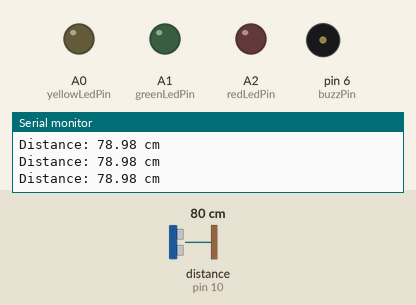
Bench run of a sketch on a simulated Arduino Uno, built with avr-gcc and run on an emulated ATmega328P. On the bench: output pins drawn as LEDs (lit = HIGH), buzzer (waves = sounding, pin HIGH), the last lines printed to the serial monitor. Wiring (inferred from the names in the program): ultrasonic range finder: trigger pin 11; echo pin 10. The test bench sets the inputs (shaded band); at power-on: distance to the obstacle (sensor on pin 10) 80 cm. The echo pulse lasts 58.3 µs per cm; pins used as bus, display or sensor lines are not drawn.

Above: at 1.2 s.
1.3 s: distance to the obstacle (sensor on pin 10) set to 66 cm
At 1.3 s:
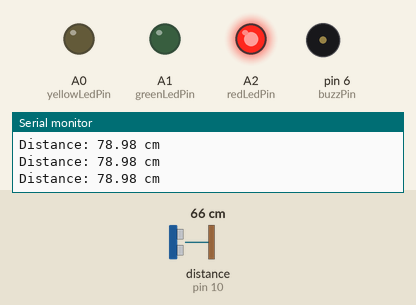
2.8 s: distance to the obstacle (sensor on pin 10) set to 57 cm
At 3.1 s:
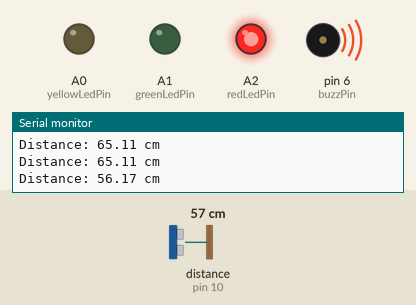
5.8 s: distance to the obstacle (sensor on pin 10) set to 33 cm
8.8 s: distance to the obstacle (sensor on pin 10) set to 29 cm
At 10.13 s:
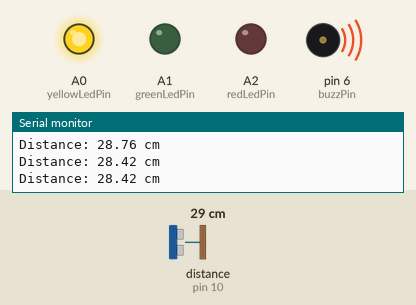
11.8 s: distance to the obstacle (sensor on pin 10) set to 18 cm
14.8 s: distance to the obstacle (sensor on pin 10) set to 14 cm
At 15.64 s:
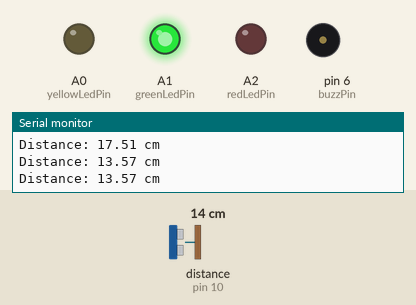
Timing chart, 0 to 18.8 s (numbered marks = the images above; inputs shaded):
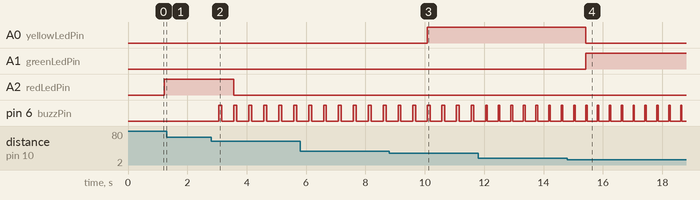

The sketch:

Reverse_car_Parking_Code.ino
```cpp
const int trigPin = 11;
const int echoPin = 10;
const int buzzPin = 6;
const int redLedPin = A2;     // Digital pin 7 connected to the red LED
const int greenLedPin = A1;   // Digital pin 8 connected to the green LED
const int yellowLedPin = A0;  // Digital pin 9 connected to the yellow LED

long duration;
float distance;
int beepDuration;

// Variables to store the current state of LEDs
bool isRedLedOn = false;
bool isGreenLedOn = false;
bool isYellowLedOn = false;

unsigned long lastLedChangeTime = 0;
unsigned long ledChangeBufferDuration = 1000; // Buffer duration in milliseconds (adjust as needed)

void setup()
{
  pinMode(trigPin, OUTPUT);
  pinMode(echoPin, INPUT);
  pinMode(buzzPin, OUTPUT);
  pinMode(redLedPin, OUTPUT);
  pinMode(greenLedPin, OUTPUT);
  pinMode(yellowLedPin, OUTPUT);

  Serial.begin(9600); // Start serial communication at 9600 bps
}

void loop()
{
  digitalWrite(trigPin, LOW);
  delayMicroseconds(2);
  digitalWrite(trigPin, HIGH);
  delayMicroseconds(10);
  digitalWrite(trigPin, LOW);

  duration = pulseIn(echoPin, HIGH);
  distance = 0.034 * (duration / 2);

  Serial.print("Distance: ");
  Serial.print(distance);
  Serial.println(" cm");

  // Map the distance to the beep duration range (adjust these values as needed)
  int maxDistance = 30; // cm
  int minDistance = 0;  // cm
  int maxBeepDuration = 100; // milliseconds
  int minBeepDuration = 10;  // milliseconds

  // Map the distance value to the corresponding beep duration
  beepDuration = map(distance, minDistance, maxDistance, minBeepDuration, maxBeepDuration);

  // Ensure that the beep duration stays within the desired range
  beepDuration = constrain(beepDuration, minBeepDuration, maxBeepDuration);

  // Control LEDs based on distance with change buffer
  unsigned long currentTime = millis();
  if (currentTime - lastLedChangeTime >= ledChangeBufferDuration) {
    // Reset LED states after the buffer duration
    isRedLedOn = false;
    isGreenLedOn = false;
    isYellowLedOn = false;

    if (distance < 15)
    {
      isGreenLedOn = true;   // Red LED ON
      digitalWrite(redLedPin, LOW);   // Turn off green LED
      digitalWrite(yellowLedPin, LOW);  // Turn off yellow LED
    }
    else if (distance >= 15 && distance < 30)
    {
      isYellowLedOn = true;   // Yellow LED ON
      digitalWrite(redLedPin, LOW);     // Turn off red LED
      digitalWrite(greenLedPin, LOW);   // Turn off green LED
    }
    else if (distance >= 60)
    {
      isRedLedOn = true;   // Green LED ON
      digitalWrite(greenLedPin, LOW);     // Turn off red LED
      digitalWrite(yellowLedPin, LOW);  // Turn off yellow LED
    }

    // Update the LEDs based on their state
    digitalWrite(redLedPin, isRedLedOn);
    digitalWrite(greenLedPin, isGreenLedOn);
    digitalWrite(yellowLedPin, isYellowLedOn);

    // Update the last led change time
    lastLedChangeTime = currentTime;
  }

  // Beep the buzzer based on the beepDuration
  if (distance < 60)
  {
    digitalWrite(buzzPin, HIGH);
    delay(beepDuration);
    digitalWrite(buzzPin, LOW);
    delay(beepDuration);
  }
  else
  {
    digitalWrite(buzzPin, LOW);
  }

  delay(300);
}
```

Measured:
- the behaviour switches between 61 and 60 cm on distance to the obstacle (sensor on pin 10) (found by bisection; images 1 and 2)
- the behaviour switches between 31 and 30 cm on distance to the obstacle (sensor on pin 10) (found by bisection; images 2 and 3)
- the behaviour switches between 16 and 15 cm on distance to the obstacle (sensor on pin 10) (found by bisection; images 3 and 4)
- after the input at 2.8 s, A2 (redLedPin): HIGH → LOW after 0.76 s; pin 6 (buzzPin): alternates HIGH for 0.10 s and LOW for 0.40 s, starting after 0.26 s
- after the input at 8.8 s, A0 (yellowLedPin): LOW → HIGH after 1.3 s
- after the input at 14.8 s, A0 (yellowLedPin): HIGH → LOW after 0.62 s; A1 (greenLedPin): LOW → HIGH after 0.62 s
